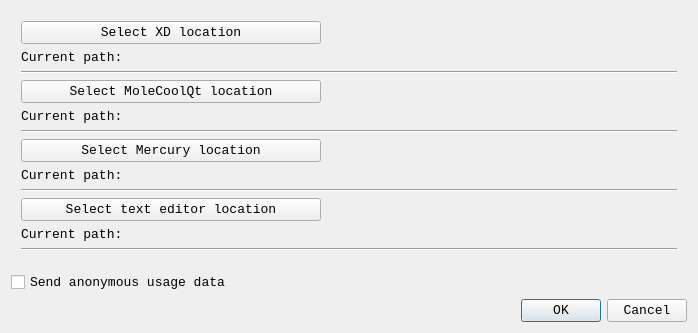
<?xml version="1.0" encoding="UTF-8"?>
<ui version="4.0">
 <class>pref</class>
 <widget class="QDialog" name="pref">
  <property name="windowModality">
   <enum>Qt::NonModal</enum>
  </property>
  <property name="geometry">
   <rect>
    <x>0</x>
    <y>0</y>
    <width>698</width>
    <height>333</height>
   </rect>
  </property>
  <property name="font">
   <font>
    <family>Consolas</family>
    <pointsize>10</pointsize>
   </font>
  </property>
  <property name="windowTitle">
   <string>Preferences</string>
  </property>
  <property name="windowIcon">
   <iconset>
    <normaloff>flatearth.ico</normaloff>flatearth.ico</iconset>
  </property>
  <layout class="QGridLayout" name="gridLayout">
   <item row="0" column="0">
    <layout class="QVBoxLayout" name="verticalLayout_3">
     <property name="leftMargin">
      <number>10</number>
     </property>
     <property name="topMargin">
      <number>10</number>
     </property>
     <property name="rightMargin">
      <number>10</number>
     </property>
     <property name="bottomMargin">
      <number>10</number>
     </property>
     <item>
      <widget class="QPushButton" name="chooseXDPathBut">
       <property name="maximumSize">
        <size>
         <width>300</width>
         <height>16777215</height>
        </size>
       </property>
       <property name="text">
        <string>Select XD location</string>
       </property>
      </widget>
     </item>
     <item>
      <widget class="QLabel" name="settingsXDLab">
       <property name="text">
        <string>Current path:</string>
       </property>
      </widget>
     </item>
     <item>
      <widget class="Line" name="line">
       <property name="orientation">
        <enum>Qt::Horizontal</enum>
       </property>
      </widget>
     </item>
     <item>
      <widget class="QPushButton" name="chooseMoleCoolPath">
       <property name="maximumSize">
        <size>
         <width>300</width>
         <height>16777215</height>
        </size>
       </property>
       <property name="text">
        <string>Select MoleCoolQt location</string>
       </property>
      </widget>
     </item>
     <item>
      <widget class="QLabel" name="settingsMoleCoolLab">
       <property name="text">
        <string>Current path: </string>
       </property>
      </widget>
     </item>
     <item>
      <widget class="Line" name="line_2">
       <property name="orientation">
        <enum>Qt::Horizontal</enum>
       </property>
      </widget>
     </item>
     <item>
      <widget class="QPushButton" name="chooseMercPathBut">
       <property name="maximumSize">
        <size>
         <width>300</width>
         <height>16777215</height>
        </size>
       </property>
       <property name="text">
        <string>Select Mercury location</string>
       </property>
      </widget>
     </item>
     <item>
      <widget class="QLabel" name="chooseMercPathLab">
       <property name="text">
        <string>Current path:</string>
       </property>
      </widget>
     </item>
     <item>
      <widget class="Line" name="line_3">
       <property name="orientation">
        <enum>Qt::Horizontal</enum>
       </property>
      </widget>
     </item>
     <item>
      <widget class="QPushButton" name="chooseTextPathBut">
       <property name="maximumSize">
        <size>
         <width>300</width>
         <height>16777215</height>
        </size>
       </property>
       <property name="text">
        <string>Select text editor location</string>
       </property>
      </widget>
     </item>
     <item>
      <widget class="QLabel" name="chooseTextPathLab">
       <property name="text">
        <string>Current path:</string>
       </property>
      </widget>
     </item>
     <item>
      <widget class="Line" name="line_4">
       <property name="orientation">
        <enum>Qt::Horizontal</enum>
       </property>
      </widget>
     </item>
     <item>
      <spacer name="verticalSpacer_2">
       <property name="orientation">
        <enum>Qt::Vertical</enum>
       </property>
       <property name="sizeHint" stdset="0">
        <size>
         <width>20</width>
         <height>40</height>
        </size>
       </property>
      </spacer>
     </item>
    </layout>
   </item>
   <item row="2" column="0">
    <widget class="QDialogButtonBox" name="buttonBox">
     <property name="orientation">
      <enum>Qt::Horizontal</enum>
     </property>
     <property name="standardButtons">
      <set>QDialogButtonBox::Cancel|QDialogButtonBox::Ok</set>
     </property>
    </widget>
   </item>
   <item row="1" column="0">
    <widget class="QCheckBox" name="anonDatBox">
     <property name="text">
      <string>Send anonymous usage data</string>
     </property>
    </widget>
   </item>
  </layout>
 </widget>
 <resources/>
 <connections>
  <connection>
   <sender>buttonBox</sender>
   <signal>accepted()</signal>
   <receiver>pref</receiver>
   <slot>accept()</slot>
   <hints>
    <hint type="sourcelabel">
     <x>248</x>
     <y>254</y>
    </hint>
    <hint type="destinationlabel">
     <x>157</x>
     <y>274</y>
    </hint>
   </hints>
  </connection>
  <connection>
   <sender>buttonBox</sender>
   <signal>rejected()</signal>
   <receiver>pref</receiver>
   <slot>reject()</slot>
   <hints>
    <hint type="sourcelabel">
     <x>316</x>
     <y>260</y>
    </hint>
    <hint type="destinationlabel">
     <x>286</x>
     <y>274</y>
    </hint>
   </hints>
  </connection>
 </connections>
</ui>
